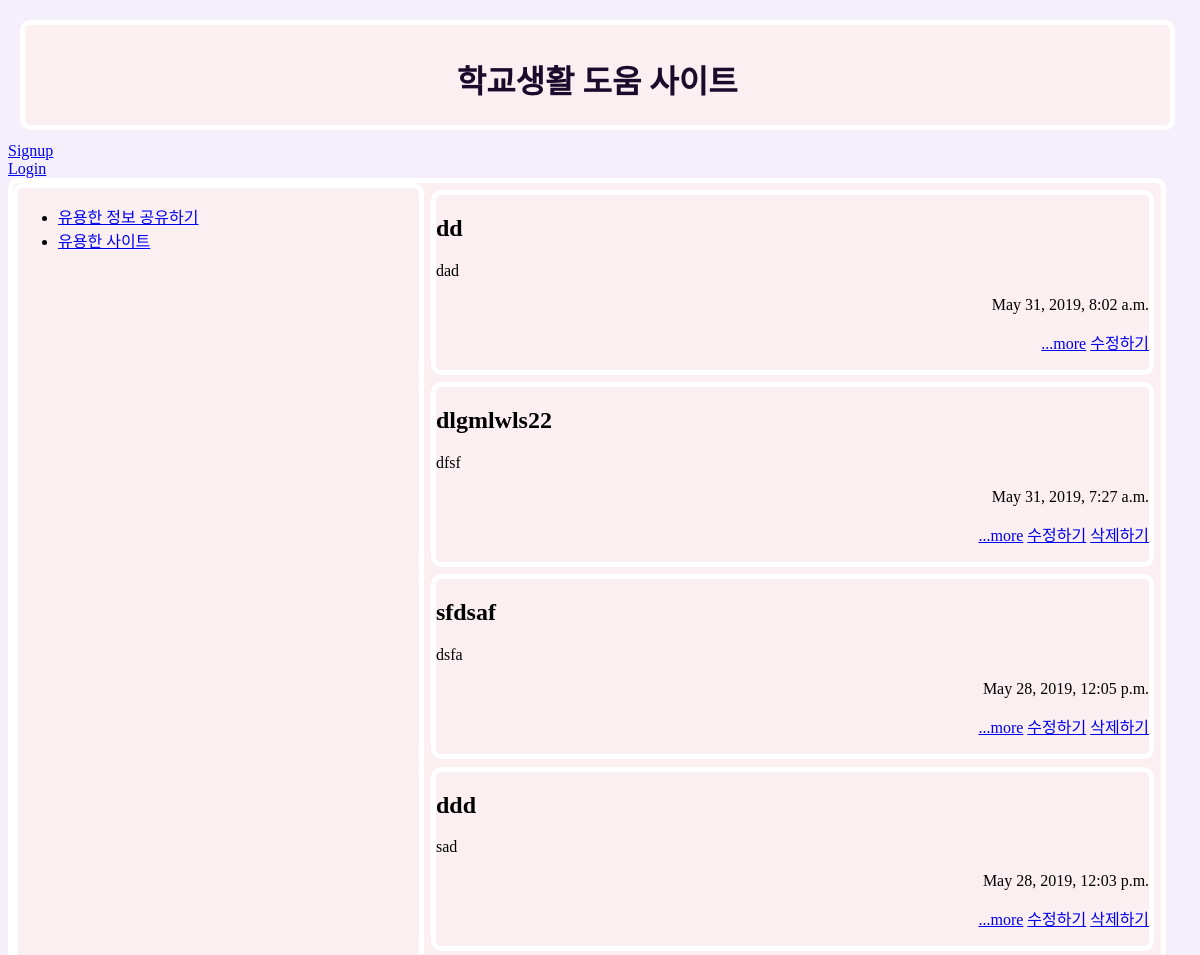
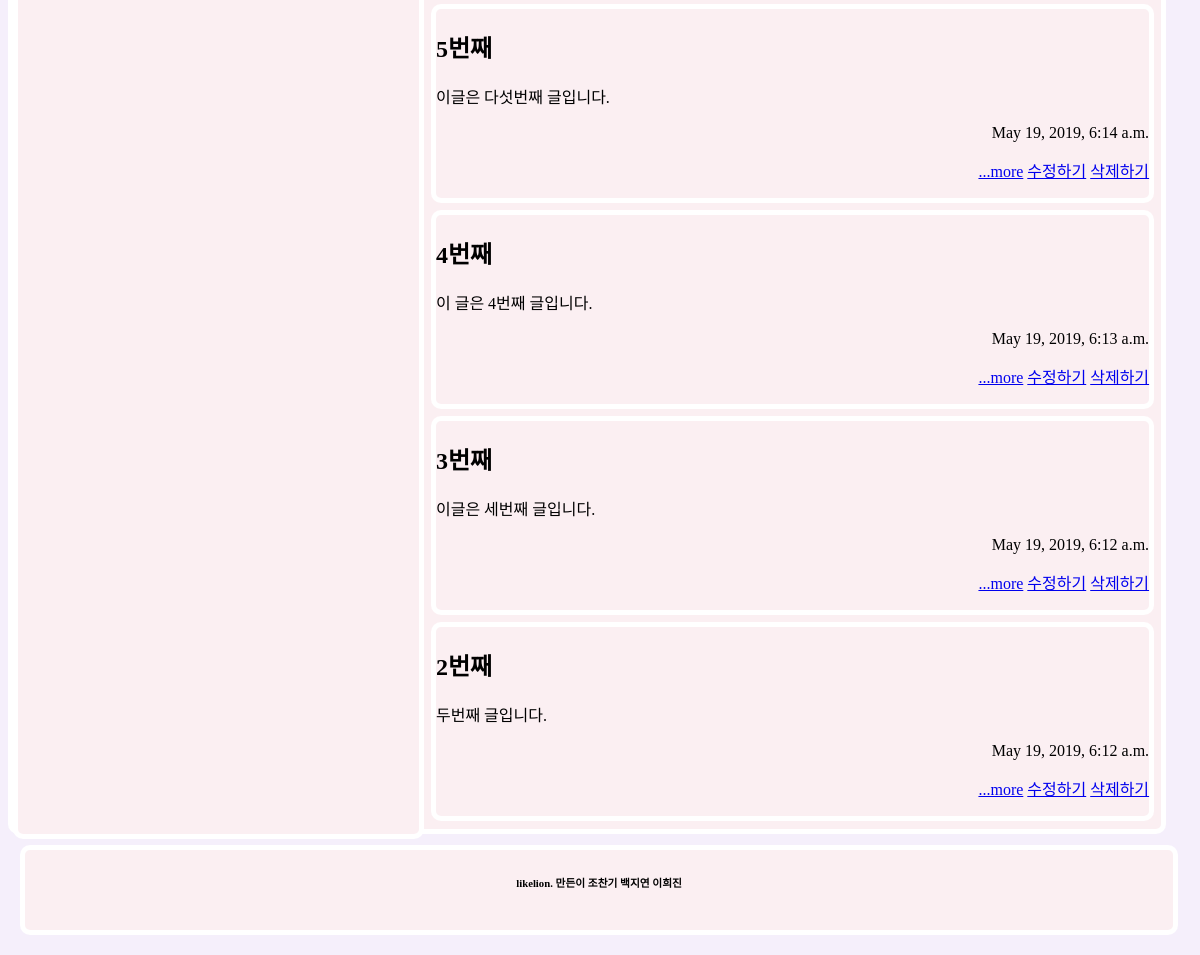
The page / on the database its author committed (2 pictures, top to bottom).
### blog/models.py (models this page shows, shortened)
class Post(models.Model):
    author = models.ForeignKey(User,editable = False,null=True,
    blank = True, on_delete=models.CASCADE,)
    title = models.CharField(max_length=200)
    pub_date = models.DateTimeField(auto_now_add=True)
    content = models.TextField()
    def summary(self):
        return self.content[:100]

### blog/views.py (the view)
# urls.py: path('',views.index, name='index'),
def index(request):
    posts = Post.objects.all().order_by('-id')
    return render(request, 'index.html', {'posts_show':posts})

### blog/templates/index.html
{% extends 'base.html' %}
{% block contents %}
{% for post in posts_show.all %}
<div class="post">
    <h1>{{post.title}}</h1>
    <p>{{post.summary}}</p>
    <p style="text-align:right">{{post.pub_date}}</p>
    <p style="text-align:right">
    <a  href="{% url 'detail' post.id %}" >...more</a>
    <a href="{% url 'updatemodify' post.id %}"style="text-align:right">수정하기</a>
    {% if post.author == User %}
        <a href="{% url 'delete' post.id %}"style="text-align:right">삭제하기</a>
    {% endif %}
    </p>
</div>
{% endfor%}
{% endblock %}

### mydjangoproject/templates/base.html (style rules this page uses)
body { background:#F5EFFB; display: flex; flex-direction: column; }
a { font-family:'BBTreeGR'; }
div { background-color: #FBEFF2; border-radius : 10px; border: 5px solid #FFFFFF; }
.post { margin: 1%; }

### rows shown on the page
Post: title "dd", summary "dad", pub_date "May 31, 2019, 8:02 a.m."
Post: title "dlgmlwls22", summary "dfsf", pub_date "May 31, 2019, 7:27 a.m.", shows "삭제하기"
Post: title "sfdsaf", summary "dsfa", pub_date "May 28, 2019, 12:05 p.m.", shows "삭제하기"
Post: title "ddd", summary "sad", pub_date "May 28, 2019, 12:03 p.m.", shows "삭제하기"
Post: title "5번째", summary "이글은 다섯번째 글입니다.", pub_date "May 19, 2019, 6:14 a.m.", shows "삭제하기"
Post: title "4번째", summary "이 글은 4번째 글입니다.", pub_date "May 19, 2019, 6:13 a.m.", shows "삭제하기"
Post: title "3번째", summary "이글은 세번째 글입니다.", pub_date "May 19, 2019, 6:12 a.m.", shows "삭제하기"
Post: title "2번째", summary "두번째 글입니다.", pub_date "May 19, 2019, 6:12 a.m.", shows "삭제하기"
